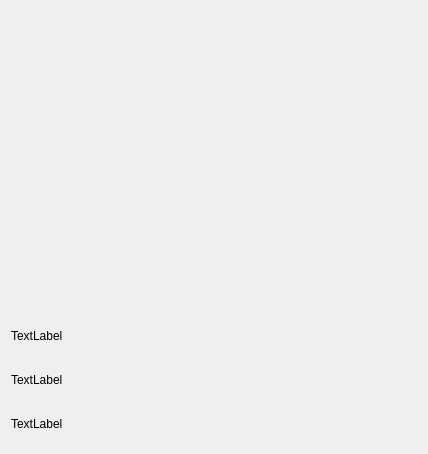
<?xml version="1.0" encoding="UTF-8"?>
<ui version="4.0">
 <class>MainDialog</class>
 <widget class="QDialog" name="MainDialog">
  <property name="geometry">
   <rect>
    <x>0</x>
    <y>0</y>
    <width>428</width>
    <height>454</height>
   </rect>
  </property>
  <property name="minimumSize">
   <size>
    <width>0</width>
    <height>0</height>
   </size>
  </property>
  <property name="windowTitle">
   <string>Prosperismo Launcher</string>
  </property>
  <property name="locale">
   <locale language="English" country="UnitedStates"/>
  </property>
  <layout class="QGridLayout" name="gridLayout">
   <item row="0" column="0">
    <layout class="QVBoxLayout" name="verticalLayout_5">
     <item>
      <layout class="QHBoxLayout" name="horizontalLayout_3">
       <item>
        <layout class="QVBoxLayout" name="verticalLayout_3">
         <item>
          <widget class="ConfigurationListWidget" name="widget" native="true">
           <property name="sizePolicy">
            <sizepolicy hsizetype="MinimumExpanding" vsizetype="Preferred">
             <horstretch>0</horstretch>
             <verstretch>0</verstretch>
            </sizepolicy>
           </property>
           <property name="minimumSize">
            <size>
             <width>400</width>
             <height>300</height>
            </size>
           </property>
          </widget>
         </item>
        </layout>
       </item>
      </layout>
     </item>
     <item>
      <layout class="QVBoxLayout" name="verticalLayout_4">
       <item>
        <widget class="QLabel" name="label_settings_file">
         <property name="text">
          <string>TextLabel</string>
         </property>
        </widget>
       </item>
       <item>
        <widget class="QLabel" name="label_Interpreter">
         <property name="frameShape">
          <enum>QFrame::NoFrame</enum>
         </property>
         <property name="frameShadow">
          <enum>QFrame::Sunken</enum>
         </property>
         <property name="text">
          <string>TextLabel</string>
         </property>
        </widget>
       </item>
       <item>
        <widget class="QLabel" name="label_Version">
         <property name="text">
          <string>TextLabel</string>
         </property>
        </widget>
       </item>
      </layout>
     </item>
    </layout>
   </item>
  </layout>
 </widget>
 <layoutdefault spacing="6" margin="11"/>
 <customwidgets>
  <customwidget>
   <class>ConfigurationListWidget</class>
   <extends>QWidget</extends>
   <header>configurationListWidget.h</header>
   <container>1</container>
  </customwidget>
 </customwidgets>
 <resources/>
 <connections/>
 <buttongroups>
  <buttongroup name="buttonGroup_Console"/>
 </buttongroups>
</ui>
